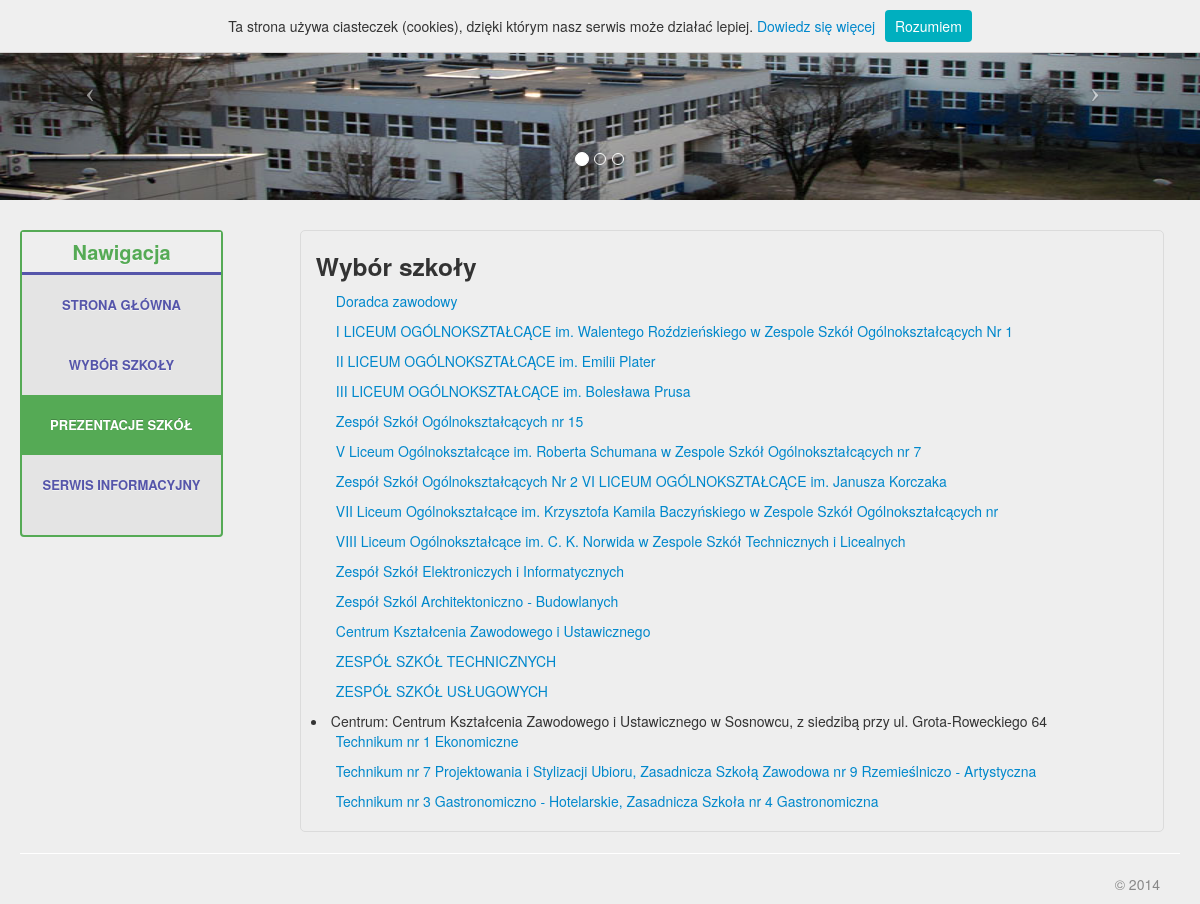
Screenshot of /?page=2 with the database file from the repository.
### tables this page shows
CREATE TABLE IF NOT EXISTS `szkoly` (
  `id` int(11) NOT NULL AUTO_INCREMENT,
  `nazwa` varchar(255) DEFAULT NULL,
  `adres` varchar(255) DEFAULT NULL,
  `telefon` varchar(15) NOT NULL,
  `mail` varchar(255) NOT NULL,
  `html` varchar(50) NOT NULL,
  `link` varchar(255) NOT NULL,
  `views` int(11) NOT NULL,
  `id_centrum` int(11) DEFAULT '0',
  `prez` varchar(50) NOT NULL,
  PRIMARY KEY (`id`)
);

CREATE TABLE IF NOT EXISTS `centra` (
  `id` int(11) NOT NULL AUTO_INCREMENT,
  `centrum` varchar(255) NOT NULL,
  PRIMARY KEY (`id`)
);

### php/prezent.php (the view)
<?php
    require_once "php/dbConn.php";
    $centra=$pdo->query("SELECT * FROM centra");
    echo '<div class = "ramka span9">
        <h3>Wybór szkoły</h3>';
    foreach($centra->fetchAll() as $centr)
    {
        $szkoly_centr=$pdo->query("SELECT * FROM szkoly WHERE ".$centr["id"]."=id_centrum");
        if($centr["id"]!=0) echo '<li>Centrum: '.$centr["centrum"];
        foreach($szkoly_centr->fetchAll() as $sql)
        {
            echo '<ul><a href="prezentacje/'.$sql["prez"].'">'.$sql["nazwa"].'</a></ul>';
        }
        if($centr["id"]!=0) echo '</li>';
    }
    echo '</div>';
?>

### css/style.css (style rules this page uses)
.ramka { padding: 10px; border: solid 1px #dbdbdb; border-radius: 5px; }
.footer { color:#888; text-align:right; margin-right:20px; }
.carousel { margin-bottom: 60px; }
.carousel .item { height: 200px; background-color:#555; }
.carousel img { position: absolute; top: 0; left: 0; height: 200px; width:100%; }

### rows the page displays
szkoly: nazwa "Doradca zawodowy"
szkoly: nazwa "I LICEUM OGÓLNOKSZTAŁCĄCE im. Walentego Roździeńskiego w Zespole Szkół Ogólnokształcących Nr 1"
szkoly: nazwa "II LICEUM OGÓLNOKSZTAŁCĄCE im. Emilii Plater"
szkoly: nazwa "III LICEUM OGÓLNOKSZTAŁCĄCE im. Bolesława Prusa"
szkoly: nazwa "Zespół Szkół Ogólnokształcących nr 15"
szkoly: nazwa "V Liceum Ogólnokształcące im. Roberta Schumana w Zespole Szkół Ogólnokształcących nr 7"
szkoly: nazwa "Zespół Szkół Ogólnokształcących Nr 2 VI LICEUM OGÓLNOKSZTAŁCĄCE im. Janusza Korczaka"
szkoly: nazwa "VII Liceum Ogólnokształcące im. Krzysztofa Kamila Baczyńskiego w Zespole Szkół Ogólnokształcących nr"
szkoly: nazwa "VIII Liceum Ogólnokształcące im. C. K. Norwida w Zespole Szkół Technicznych i Licealnych"
szkoly: nazwa "Zespół Szkół Elektroniczych i Informatycznych"
szkoly: nazwa "Zespół Szkól Architektoniczno - Budowlanych"
szkoly: nazwa "Centrum Kształcenia Zawodowego i Ustawicznego"
szkoly: nazwa "ZESPÓŁ SZKÓŁ TECHNICZNYCH"
szkoly: nazwa "ZESPÓŁ SZKÓŁ USŁUGOWYCH"
centra: centrum "Centrum Kształcenia Zawodowego i Ustawicznego w Sosnowcu, z siedzibą przy ul. Grota-Roweckiego 64"
szkoly: nazwa "Technikum nr 1 Ekonomiczne"
szkoly: nazwa "Technikum nr 7 Projektowania i Stylizacji Ubioru, Zasadnicza Szkołą Zawodowa nr 9 Rzemieślniczo - Artystyczna"
szkoly: nazwa "Technikum nr 3 Gastronomiczno - Hotelarskie, Zasadnicza Szkoła nr 4 Gastronomiczna"
